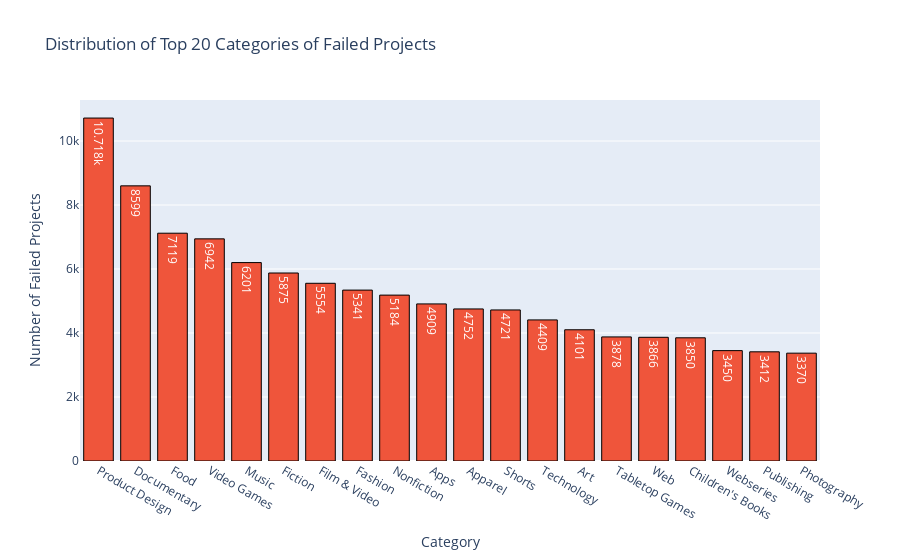

Here is the notebook cell this chart was saved with:
### Code cell
failed_projects = df.loc[df["state"] == "failed"]
failed_categories = failed_projects["category"].value_counts().head(20).index
failed_categories_df = failed_projects.loc[
    failed_projects["category"].isin(failed_categories)
]
failed_categories_counts = failed_categories_df["category"].value_counts().reset_index()
failed_categories_counts.columns = ["category", "count"]
fig6 = px.bar(
    failed_categories_counts,
    x="category",
    y="count",
    title="Distribution of Top 20 Categories of Failed Projects",
    text_auto=True,
    labels={"category": "Category", "count": "Number of Failed Projects"},
)
fig6.update_traces(
    textfont_size=12,
    marker_line_width=1,
    marker_line_color="black",
    marker_color="#EF553B",
    textposition="inside",
    textfont_color="white",
)
fig6.show()

### Figure 1 — Plotly figure (JSON) as saved in the notebook; plotly's stock layout.template omitted (floating-point values rounded to 4 significant figures)
{"data": [{"alignmentgroup": "True", "hovertemplate": "Category=%{x}<br>Number of Failed Projects=%{y}<extra></extra>", "legendgroup": "", "marker": {"color": "#EF553B", "line": {"color": "black", "width": 1}, "pattern": {"shape": ""}}, "name": "", "offsetgroup": "", "orientation": "v", "showlegend": false, "textfont": {"color": "white", "size": 12}, "textposition": "inside", "texttemplate": "%{y}", "type": "bar", "x": ["Product Design", "Documentary", "Food", "Video Games", "Music", "Fiction", "Film & Video", "Fashion", "Nonfiction", "Apps", "Apparel", "Shorts", "Technology", "Art", "Tabletop Games", "Web", "Children's Books", "Webseries", "Publishing", "Photography"], "xaxis": "x", "y": [10718, 8599, 7119, 6942, 6201, 5875, 5554, 5341, 5184, 4909, 4752, 4721, 4409, 4101, 3878, 3866, 3850, 3450, 3412, 3370], "yaxis": "y"}], "layout": {"barmode": "relative", "legend": {"tracegroupgap": 0}, "title": {"text": "Distribution of Top 20 Categories of Failed Projects"}, "xaxis": {"anchor": "y", "domain": [0, 1], "title": {"text": "Category"}}, "yaxis": {"anchor": "x", "domain": [0, 1], "title": {"text": "Number of Failed Projects"}}}}
